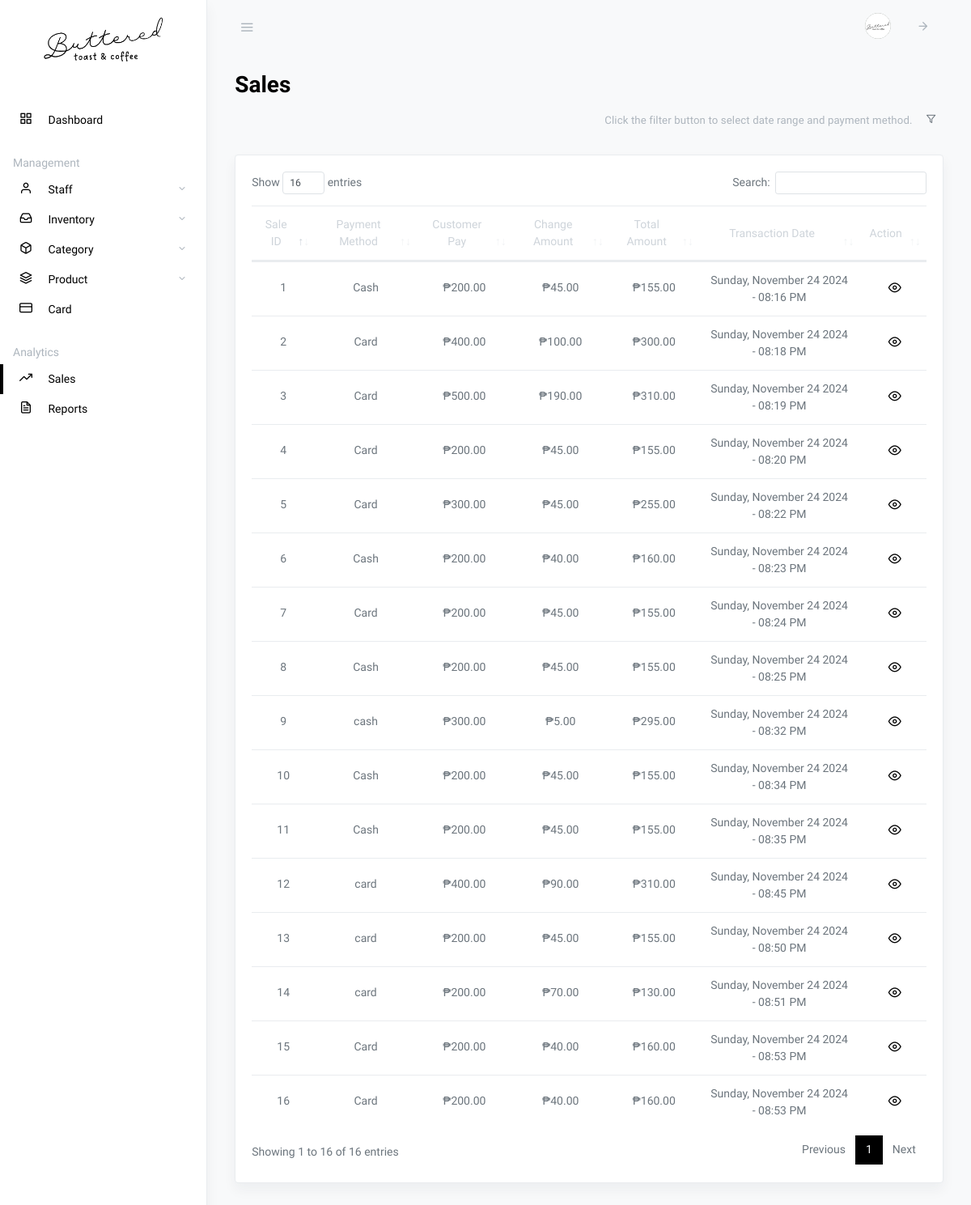
Page /owner-sales.php (signed in) on the earlier database version.
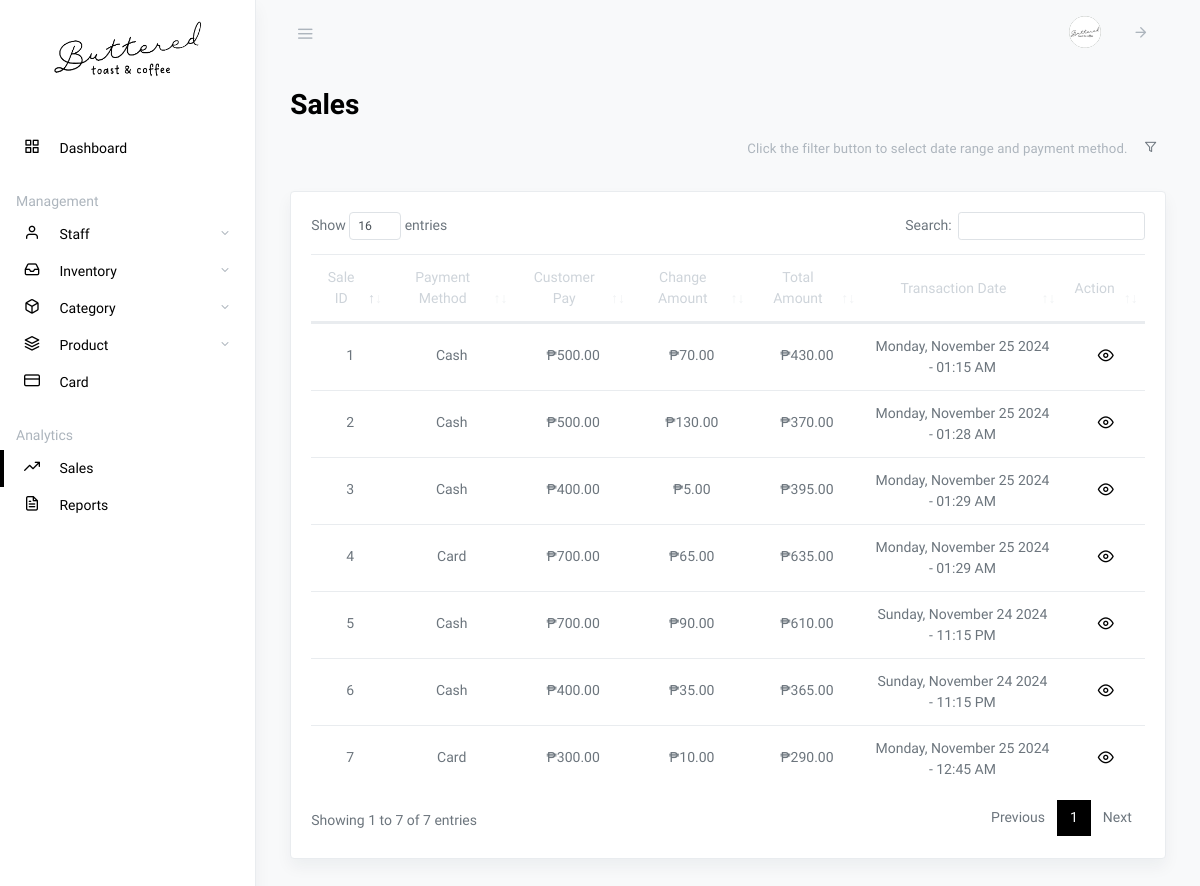
Same page on the later database version.
### tables this page shows
CREATE TABLE `owner` (
  `owner_id` int(11) NOT NULL,
  `username` varchar(50) NOT NULL,
  `password` varchar(255) NOT NULL,
  `email` text NOT NULL,
  `firstname` text NOT NULL,
  `lastname` text NOT NULL,
  `contact_number` text NOT NULL,
  `photo` text NOT NULL,
  `account_created` timestamp(6) NOT NULL DEFAULT current_timestamp(6) ON UPDATE current_timestamp(6)
);

CREATE TABLE `sales` (
  `sale_id` int(11) NOT NULL,
  `total_amount` decimal(11,2) NOT NULL,
  `customer_pay` decimal(11,2) NOT NULL,
  `change_amount` decimal(11,2) NOT NULL,
  `payment_method` text NOT NULL,
  `queue_no` text NOT NULL,
  `status` int(1) NOT NULL,
  `transaction_date` timestamp(6) NOT NULL DEFAULT current_timestamp(6) ON UPDATE current_timestamp(6)
);

### owner-sales.php (the view, shortened to what this page needs)
<?php
$active_page = "sales";
?>
<!DOCTYPE html>
<html lang="en">
<head>
    <?php include 'partials/header.php'; ?>
    <link rel="stylesheet" href="css/dataTables.bootstrap4.css">
</head>
<body class="vertical  light">
    <div class="wrapper">
        <?php include 'partials/owner-navbar.php'; ?>
        <main role="main" class="main-content">
            <div class="container-fluid">
                <div class="row justify-content-center">
                    <div class="col-12">
                        <h2 class="page-title">Sales</h2>
                        <div class="row align-items-center my-2">
                            <div class="col-auto ml-auto">
                                <form class="form-inline">
                                    <div class="form-group">
                                        <div class="px-2 py-2 text-muted">
                                            <span class="small" id="filterMessage">
                                                Click the filter button to select date range and payment method.</span>
                                        </div>
                                    </div>
                                    <div class="form-group">
                                        <button type="button" class="btn btn-sm" data-toggle="modal"
                                            data-target="#filterModal">
                                            <i class="fe fe-filter"></i></button>
                                    </div>
                                </form>
                            </div>
                        </div>
                        <div class="row my-4">
                            <div class="col-md-12">
                                <div class="card shadow">
                                    <div class="card-body">
                                        <table class="table datatables" id="dataTable-1">
                                            <thead>
                                                <tr class="text-center">
                                                    <th>Sale ID</th>
                                                    <th>Payment Method</th>
                                                    <th>Customer Pay</th>
                                                    <th>Change Amount</th>
                                                    <th>Total Amount</th>
                                                    <th>Transaction Date</th>
                                                    <th>Action</th>
                                                </tr>
                                            </thead>
                                            <tbody>
                                                <?php
                                                $sql1 = "SELECT * FROM sales";
                                                $r = mysqli_query($link, $sql1);
                                                if ($r->num_rows > 0) {
                                                    while ($row1 = mysqli_fetch_assoc($r)) {
                                                        ?>
                                                        <tr class="text-center">
                                                            <td>
                                                                <p class="fw-normal mb-1">
                                                                    <?php echo $row1['sale_id']; ?>
                                                                </p>
                                                            </td>
                                                            <td>
                                                                <p class="fw-normal mb-1">
                                                                    <?php echo $row1['payment_method']; ?>
                                                                </p>
                                                            </td>
                                                            <td>
                                                                <p class="fw-normal mb-1">
                                                                    ₱<?php echo number_format($row1['customer_pay'], 2); ?>
                                                                </p>
                                                            </td>
                                                            <td>
                                                                <p class="fw-normal mb-1">
                                                                    ₱<?php echo number_format($row1['change_amount'], 2); ?>
                                                                </p>
                                                            </td>
                                                            <td>
                                                                <p class="fw-normal mb-1">
                                                                    ₱<?php echo number_format($row1['total_amount'], 2); ?>
                                                                </p>
                                                            </td>
                                                            <td>
                                                                <?php
                                                                $formattedDate = date("l, F j Y - h:i A", strtotime($row1["transaction_date"]));
                                                                ?>
                                                                <span
                                                                    class="formatted-date"><?php echo $formattedDate; ?></span>
                                                            </td>
                                                            <td>
                                                                <div class="d-inline">
                                                                    <a class="ml-1 action-icon" href="#" data-toggle="modal"
                                                                        type="button"
                                                                        data-target="#view-sales-items-<?php echo $row1['sale_id'] ?>">
                                                                        <i class="fe fe-eye fe-16"></i>
                                                                    </a>
                                                                </div>
                                                            </td>
                                                        </tr>
                                                        <?php
                                                    }
                                                }
                                                ?>
                                            </tbody>
                                        </table>
                                    </div>
                                </div>
                            </div>
                        </div>
                    </div>
                </div>
            </div>
        </main>
    </div>
</body>
</html>

### partials/header.php (shortened to what this page needs)
<link rel="stylesheet" href="css/simplebar.css">
<link rel="stylesheet" href="css/feather.css">
<link rel="stylesheet" href="css/select2.css">
<link rel="stylesheet" href="css/app-light.css" id="lightTheme">

### partials/owner-navbar.php (shortened to what this page needs)
<?php
require_once "config.php";
$sql = "SELECT * FROM owner WHERE owner_id = '".$_SESSION['id']."'";
$result = mysqli_query($link, $sql);
$row = mysqli_fetch_assoc($result);
?>
<nav class="topnav navbar navbar-light">
    <button type="button" class="navbar-toggler text-muted mt-2 p-0 mr-3 collapseSidebar">
        <i class="fe fe-menu navbar-toggler-icon"></i>
    </button>
    <ul class="nav">
        <li class="nav-item">
            <a class="nav-link text-muted" href="#">
                <span class="avatar avatar-sm">
                    <img src="storage/profile/<?php if ($row["photo"] != "" ) { echo $row["photo"]; } else { echo 'default_image.png'; } ?>" alt="..." class="avatar-img rounded-circle">
                </span>
            </a>
        </li>
        <li class="nav-item">
            <a class="nav-link text-muted my-2" href="#" data-toggle="modal" data-target="#defaultModal">
                <i class="fe fe-arrow-right fe-16"></i>
            </a>
        </li>
    </ul>
</nav>
<aside class="sidebar-left border-right bg-white shadow" id="leftSidebar" data-simplebar>
    <nav class="vertnav navbar navbar-light">
        <div class="w-100 mb-4 d-flex">
            <a class="navbar-brand mx-auto mt-2 flex-fill text-center" href="owner-dashboard">
                <div class="text-center mb-4">
                    <img src="assets/images/logo.png" alt="" width="150">
                </div>
            </a>
        </div>
        <ul class="navbar-nav flex-fill w-100 mb-2">
            <li class="nav-item w-100 <?php if ($active_page == "dashboard") { echo "active"; } ?>">
                <a class="nav-link" href="owner-dashboard">
                    <i class="fe fe-grid fe-16"></i>
                    <span class="ml-3 item-text">Dashboard</span>
                </a>
            </li>
        </ul>
        <p class="text-muted nav-heading mt-3 mb-1">
            <span>Management</span>
        </p>
        <ul class="navbar-nav flex-fill w-100 mb-2">
            <li class="nav-item <?php if ($active_page == "staff") { echo "active"; } ?> dropdown">
                <a href="#owner-staff" data-toggle="collapse" aria-expanded="false" class="dropdown-toggle nav-link">
                    <i class="fe fe-user fe-16"></i>
                    <span class="ml-3 item-text">Staff</span>
                </a>
            </li>
            <li class="nav-item <?php if ($active_page == "inventory") { echo "active"; } ?> dropdown">
                <a href="#owner-inventory" data-toggle="collapse" aria-expanded="false"
                    class="dropdown-toggle nav-link">
                    <i class="fe fe-inbox fe-16"></i>
                    <span class="ml-3 item-text">Inventory</span>
                </a>
            </li>
            <li class="nav-item <?php if ($active_page == "category") { echo "active"; } ?> dropdown">
                <a href="#owner-category" data-toggle="collapse" aria-expanded="false" class="dropdown-toggle nav-link">
                    <i class="fe fe-box fe-16"></i>
                    <span class="ml-3 item-text">Category</span>
                </a>
            </li>
            <li class="nav-item <?php if ($active_page == "product") { echo "active"; } ?> dropdown">
                <a href="#owner-product" data-toggle="collapse" aria-expanded="false" class="dropdown-toggle nav-link">
                    <i class="fe fe-layers fe-16"></i>
                    <span class="ml-3 item-text">Product</span>
                </a>
            </li>
            <li class="nav-item w-100 <?php if ($active_page == "card") { echo "active"; } ?>">
                <a class="nav-link" href="owner-card-management">
                    <i class="fe fe-credit-card fe-16"></i>
                    <span class="ml-3 item-text">Card</span>
                </a>
            </li>
        </ul>
        <p class="text-muted nav-heading mt-3 mb-1">
            <span>Analytics</span>
        </p>
        <ul class="navbar-nav flex-fill w-100 mb-2">
            <li class="nav-item w-100 <?php if ($active_page == "sales") { echo "active"; } ?>">
                <a class="nav-link" href="owner-sales">
                    <i class="fe fe-trending-up fe-16"></i>
                    <span class="ml-3 item-text">Sales</span>
                </a>
            </li>
            <li class="nav-item w-100 <?php if ($active_page == "reports") { echo "active"; } ?>">
                <a class="nav-link" href="owner-reports">
                    <i class="fe fe-file-text fe-16"></i>
                    <span class="ml-3 item-text">Reports</span>
                </a>
            </li>
        </ul>
    </nav>
</aside>

### css/simplebar.css (style rules this page uses)
[data-simplebar] { position: relative; flex-direction: column; flex-wrap: wrap; justify-content: flex-start; align-content: flex-start; align-items: flex-start; }

### css/feather.css (style rules this page uses)
.fe { font-family: "feather" !important; speak: none; font-style: normal; font-weight: normal; font-variant: normal; text-transform: none; line-height: 1; -webkit-font-smoothing: antialiased; -moz-osx-font-smoothing: grayscale; }
.fe-16 { font-size: 16px; }
.fe-arrow-right:before { content: ""; }
.fe-box:before { content: ""; }
.fe-credit-card:before { content: ""; }
.fe-eye:before { content: ""; }
.fe-file-text:before { content: ""; }
.fe-filter:before { content: ""; }
.fe-grid:before { content: ""; }
.fe-inbox:before { content: ""; }
.fe-layers:before { content: ""; }
.fe-menu:before { content: ""; }
.fe-trending-up:before { content: ""; }
.fe-user:before { content: ""; }

### partials/header.php (style rules this page uses)
.navbar-light .navbar-nav .nav-link { color: #000 !important; }
.action-icon { color: #000; }
.page-title, .card-title { color: #000; }

Differences in the rows shown:
removed sales: sale_id "8", payment_method "Cash", customer_pay "200.00", change_amount "45.00", total_amount "155.00", transaction_date "Sunday, November 24 2024 - 08:25 PM"
removed sales: sale_id "9", payment_method "cash", customer_pay "300.00", change_amount "5.00", total_amount "295.00", transaction_date "Sunday, November 24 2024 - 08:32 PM"
removed sales: sale_id "10", payment_method "Cash", customer_pay "200.00", change_amount "45.00", total_amount "155.00", transaction_date "Sunday, November 24 2024 - 08:34 PM"
removed sales: sale_id "11", payment_method "Cash", customer_pay "200.00", change_amount "45.00", total_amount "155.00", transaction_date "Sunday, November 24 2024 - 08:35 PM"
removed sales: sale_id "12", payment_method "card", customer_pay "400.00", change_amount "90.00", total_amount "310.00", transaction_date "Sunday, November 24 2024 - 08:45 PM"
removed sales: sale_id "13", payment_method "card", customer_pay "200.00", change_amount "45.00", total_amount "155.00", transaction_date "Sunday, November 24 2024 - 08:50 PM"
removed sales: sale_id "14", payment_method "card", customer_pay "200.00", change_amount "70.00", total_amount "130.00", transaction_date "Sunday, November 24 2024 - 08:51 PM"
removed sales: sale_id "15", payment_method "Card", customer_pay "200.00", change_amount "40.00", total_amount "160.00", transaction_date "Sunday, November 24 2024 - 08:53 PM"
removed sales: sale_id "16", payment_method "Card", customer_pay "200.00", change_amount "40.00", total_amount "160.00", transaction_date "Sunday, November 24 2024 - 08:53 PM"
changed sales id 1: customer_pay "200.00" → "500.00"; change_amount "45.00" → "70.00"; total_amount "155.00" → "430.00"; transaction_date "Sunday, November 24 2024 - 08:16 PM" → "Monday, November 25 2024 - 01:15 AM"
changed sales id 2: payment_method "Card" → "Cash"; customer_pay "400.00" → "500.00"; change_amount "100.00" → "130.00"; total_amount "300.00" → "370.00"; transaction_date "Sunday, November 24 2024 - 08:18 PM" → "Monday, November 25 2024 - 01:28 AM"
changed sales id 3: payment_method "Card" → "Cash"; customer_pay "500.00" → "400.00"; change_amount "190.00" → "5.00"; total_amount "310.00" → "395.00"; transaction_date "Sunday, November 24 2024 - 08:19 PM" → "Monday, November 25 2024 - 01:29 AM"
changed sales id 4: customer_pay "200.00" → "700.00"; change_amount "45.00" → "65.00"; total_amount "155.00" → "635.00"; transaction_date "Sunday, November 24 2024 - 08:20 PM" → "Monday, November 25 2024 - 01:29 AM"
changed sales id 5: payment_method "Card" → "Cash"; customer_pay "300.00" → "700.00"; change_amount "45.00" → "90.00"; total_amount "255.00" → "610.00"; transaction_date "Sunday, November 24 2024 - 08:22 PM" → "Sunday, November 24 2024 - 11:15 PM"
changed sales id 6: customer_pay "200.00" → "400.00"; change_amount "40.00" → "35.00"; total_amount "160.00" → "365.00"; transaction_date "Sunday, November 24 2024 - 08:23 PM" → "Sunday, November 24 2024 - 11:15 PM"
changed sales id 7: customer_pay "200.00" → "300.00"; change_amount "45.00" → "10.00"; total_amount "155.00" → "290.00"; transaction_date "Sunday, November 24 2024 - 08:24 PM" → "Monday, November 25 2024 - 12:45 AM"
Other differences:
text written by a page script: "Show entries Search: Showing 1 to 16 of 16 entries Previous 1 Next" → "Show entries Search: Showing 1 to 7 of 7 entries Previous 1 Next"
